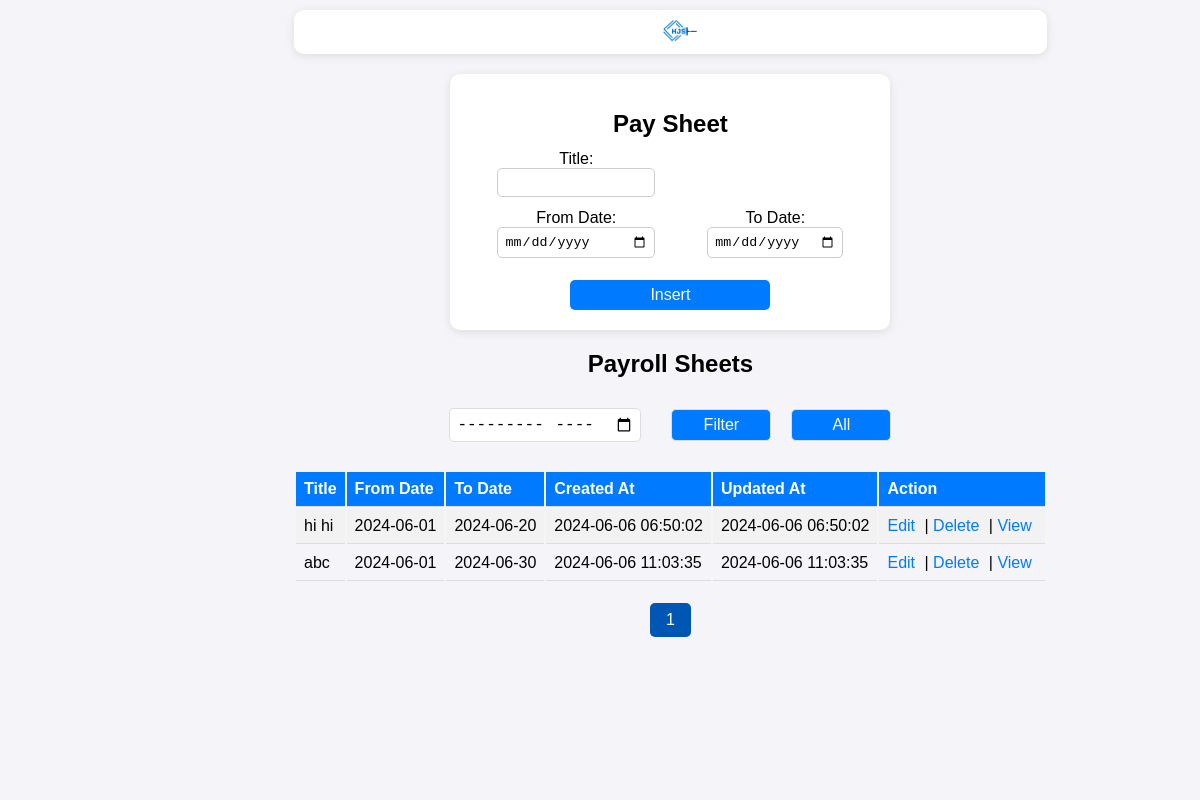
Screenshot of /paysheet.php with the database file from the repository.
### tables this page shows
CREATE TABLE IF NOT EXISTS `payrollsheet` (
  `id` int NOT NULL AUTO_INCREMENT,
  `title` varchar(250) NOT NULL,
  `from_date` date NOT NULL,
  `to_date` date NOT NULL,
  `create_at` datetime DEFAULT NULL,
  `update_at` datetime DEFAULT NULL,
  PRIMARY KEY (`id`)
);

### paysheet.php (the view, shortened to what this page needs)
<?php
include 'db_connection.php';
$id = $title = $from_date = $to_date = "";
$action = "insert";
$page = isset($_GET['page']) ? (int)$_GET['page'] : 1;
$limit = 10;
$offset = ($page - 1) * $limit;
$month_filter = "";
$today = date('Y-m-d');
$sql = "SELECT * FROM payrollsheet";
$sql .= " LIMIT $limit OFFSET $offset";
$result = $conn->query($sql);
$count_sql = "SELECT COUNT(*) as total FROM payrollsheet";
$count_result = $conn->query($count_sql);
$total_records = $count_result->fetch_assoc()['total'];
$total_pages = ceil($total_records / $limit);
?>
<!DOCTYPE html>
<html>
<head>
    <link rel="stylesheet" href="style.css">
</head>
<body>
    <div class="container">
        <div>
            <iframe id="sidebar-iframe" src="sidebar.html" width="100%" height="100%" style="border: none;" title="Sidebar"></iframe>
        </div>
        <div class="content">
            <div class="topbar">
                <img src="logo.jpg">
            </div>
            <form method="post" action="paysheet.php" id="create-paysheet">
                <h1>Pay Sheet</h1>
                <table>
                    <tr>
                        <td>Title: <input type="text" name="title" value="<?php echo $title; ?>" required></td>
                    </tr>
                    <tr>
                        <td>From Date: <input type="date" name="from_date" value="<?php echo $from_date; ?>" max="<?php echo $today;?>" required></td>
                        <td>To Date: <input type="date" name="to_date" value="<?php echo $to_date; ?>" max="<?php echo $today; ?>" required></td>
                    </tr>
                </table>
                <div class="submit-container">
                    <button type="submit"><?php echo ($action == "insert") ? "Insert" : "Update"; ?></button>
                </div>
            </form>
            <h2>Payroll Sheets</h2>
            <div class="filter-container">
                <table>
                    <tr>
                        <td><input type="month" name="month"></td>
                        <td><button type="button" onclick="filterByMonth()">Filter</button></td>
                        <td><button type="button" onclick="filterByAll()">All</button></td>
                    </tr>
                </table>
            </div>
            <br/>
            <div>
                <table id="paysheet-table">
                    <tr>
                        <th>Title</th>
                        <th>From Date</th>
                        <th>To Date</th>
                        <th>Created At</th>
                        <th>Updated At</th>
                        <th>Action</th>
                    </tr>
                    <?php
                    if ($result->num_rows > 0) {
                        while($row = $result->fetch_assoc()) {
                            echo "<tr>
                                    <td>{$row['title']}</td>
                                    <td>{$row['from_date']}</td>
                                    <td>{$row['to_date']}</td>
                                    <td>{$row['create_at']}</td>
                                    <td>{$row['update_at']}</td>
                                    <td>
                                        <a href='paysheet.php?edit_id={$row['id']}'>Edit</a> |
                                        <a href='paysheet.php?delete_id={$row['id']}'>Delete</a> |
                                        <a href='view_paysheet.php?id={$row['id']}'>View</a>
                                    </td>
                                </tr>";
                        }
                    } else {
                        echo "<tr><td colspan='7'>No records found</td></tr>";
                    }
                    ?>
                </table>
            </div>
            <div class="pagination">
                <?php
                for ($i = 1; $i <= $total_pages; $i++) {
                    echo "<a href='?page=$i&month=$month_filter' class='".($i == $page ? "active" : "")."'>$i</a>";
                }
                ?>
            </div>
        </div>
    </div>
</body>
</html>

### Style.css (style rules this page uses)
body { font-family: Arial, sans-serif; margin: 0; padding: 0; height: 100vh; display: flex; overflow: hidden; }
.container { display: flex; width: 100%; height: 100%; }
.content { margin: 10px 10px 10px -6px; }
.active { display: block; }
.container { text-align: center; width: 100%; }
h1 { font-size: 50px; }

### paysheet.php (style rules this page uses)
body { font-family: Arial, sans-serif; background-color: #f4f4f9; margin: 0; padding: 0; }
.topbar { background-color: #ffffff; padding: 5px; border-radius: 10px; box-shadow: 0 2px 10px rgba(0, 0, 0, 0.1); }
.topbar img { width: 40px; height: 30px; margin-left: 20px; }
form { background-color: #ffffff; padding: 20px; border-radius: 10px; box-shadow: 0 2px 10px rgba(0, 0, 0, 0.1); width: 400px; margin: 20px auto; }
h1 { font-size: 24px; margin-bottom: 10px; text-align: center; }
#create-paysheet table { width: 100%; }
#create-paysheet td { padding: 0px 20px 0px 20px; vertical-align: top; }
input[type="text"], input[type="number"], form input[type="month"], input[type="date"] { width: calc(100% - 10px); padding: 6px; margin-bottom: 10px; border: 1px solid #ccc; border-radius: 5px; box-sizing: border-box; }
.submit-container { text-align: center; margin-top: 10px; }
button[type="submit"] { background-color: #007BFF; color: white; padding: 6px; border: none; border-radius: 5px; cursor: pointer; width: 200px; font-size: 16px; transition: background-color 0.3s; }
#paysheet-table th { padding: 8px; text-align: left; border-bottom: 1px solid #ddd; }
#paysheet-table th { background-color: #007BFF; color: white; }
#paysheet-table tr:nth-child(even) { background-color: #f2f2f2; }
#paysheet-table td a { color: #007BFF; text-decoration: none; margin-right: 5px; }
#paysheet-table td:last-child { text-align: center; }
#paysheet-table td { padding: 8px; text-align: left; border-bottom: 1px solid #ddd; }
.filter-container { display: flex; align-items: center; justify-content: center; margin-top: 20px; }
.filter-container table { width: auto; border-collapse: collapse; }
.filter-container td { padding: 10px; }
.filter-container input[type="month"] { padding: 6px; margin-right: 10px; border: 1px solid #ddd; border-radius: 5px; font-size: 16px; }
.filter-container button { padding: 6px; border: 1px solid #ddd; border-radius: 5px; cursor: pointer; font-size: 16px; margin-right: 10px; background-color: #007BFF; color: white; width: 100px; }
.filter-container button:last-child { margin-right: 0; }
.pagination { display: flex; justify-content: center; margin-top: 20px; }
.pagination a { margin: 0 5px; padding: 8px 16px; text-decoration: none; background-color: #007BFF; color: white; border-radius: 5px; }
.pagination a.active { background-color: #0056b3; }

### rows the page displays
payrollsheet: title "hi hi", from_date "2024-06-01", to_date "2024-06-20", create_at "2024-06-06 06:50:02", update_at "2024-06-06 06:50:02"
payrollsheet: title "abc", from_date "2024-06-01", to_date "2024-06-30", create_at "2024-06-06 11:03:35", update_at "2024-06-06 11:03:35"
